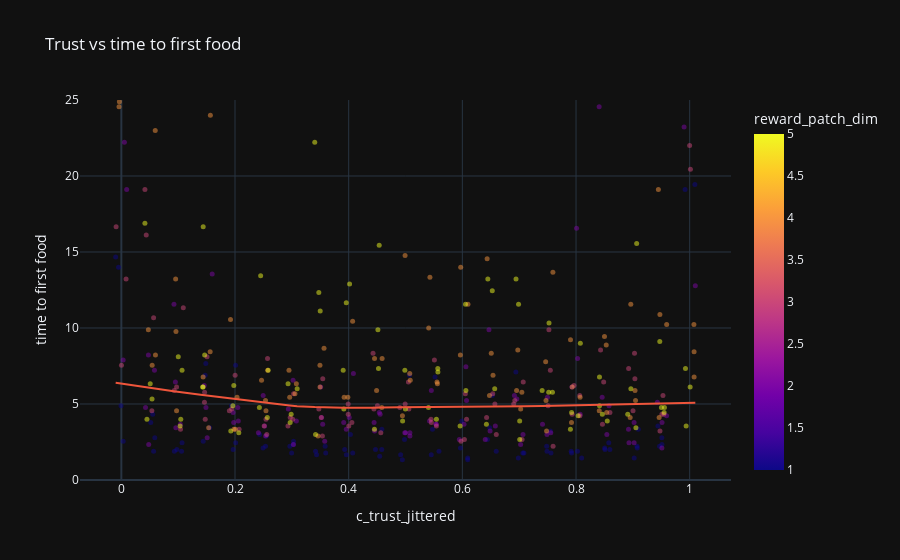

The notebook cell saved with this chart:
### Code cell
# let's take a closer look

fig.update_yaxes(range=[0, 25])
fig.show()

### Figure 1 — Plotly figure (JSON) as saved in the notebook; plotly's stock layout.template omitted (floating-point values rounded to 4 significant figures; data arrays with more than 128 entries replaced by an {"elided": "..."} marker saying what was removed)
{"data": [{"hovertemplate": "c_trust_jittered=%{x}<br>time to first food=%{y}<br>reward_patch_dim=%{marker.color}<extra></extra>", "legendgroup": "", "marker": {"color": {"elided": "420 int values"}, "coloraxis": "coloraxis", "opacity": 0.5, "size": 5, "symbol": "circle"}, "mode": "markers", "name": "", "orientation": "v", "showlegend": false, "type": "scatter", "x": {"elided": "420 float values"}, "xaxis": "x", "y": {"elided": "420 float values"}, "yaxis": "y"}, {"hovertemplate": "<b>LOWESS trendline</b><br><br>c_trust_jittered=%{x}<br>time to first food=%{y} <b>(trend)</b><extra></extra>", "legendgroup": "", "marker": {"opacity": 0.5, "size": 5, "symbol": "circle"}, "mode": "lines", "name": "", "showlegend": false, "type": "scatter", "x": {"elided": "420 float values"}, "xaxis": "x", "y": {"elided": "420 float values"}, "yaxis": "y"}], "layout": {"coloraxis": {"colorbar": {"title": {"text": "reward_patch_dim"}}, "colorscale": [[0, "#0d0887"], [0.1111, "#46039f"], [0.2222, "#7201a8"], [0.3333, "#9c179e"], [0.4444, "#bd3786"], [0.5556, "#d8576b"], [0.6667, "#ed7953"], [0.7778, "#fb9f3a"], [0.8889, "#fdca26"], [1, "#f0f921"]]}, "legend": {"tracegroupgap": 0}, "title": {"text": "Trust vs time to first food"}, "xaxis": {"anchor": "y", "domain": [0, 1], "title": {"text": "c_trust_jittered"}}, "yaxis": {"anchor": "x", "domain": [0, 1], "range": [0, 25], "title": {"text": "time to first food"}}}}
